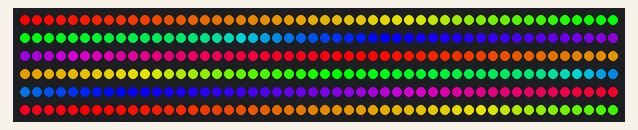
The sketch below on a simulated Arduino Uno, built with avr-gcc and run on an emulated ATmega328P. Shown: 300 RGB LEDs in strip order, left to right, continuing on the next row.

Above: at 0.16 s.
At 4.82 s:
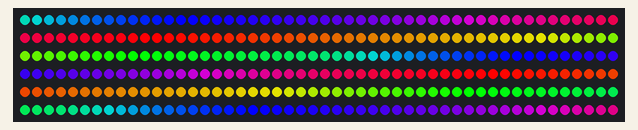
At 9.78 s:
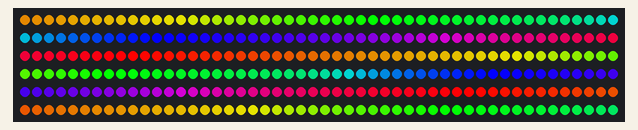
At 19.71 s:
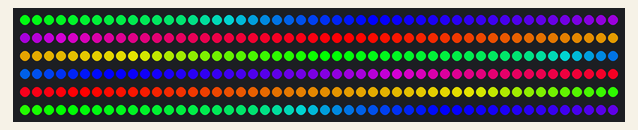
At 29.63 s:
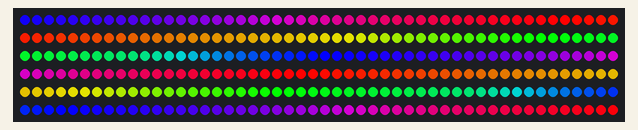
At 39.56 s:
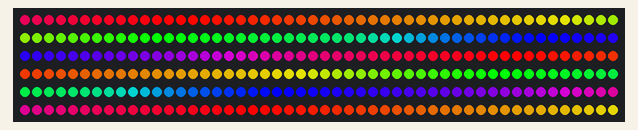

The sketch:

leds.ino
```cpp
#include "FastLED.h"

#define NUM_LEDS 300

#define DATA_PIN 13

CRGB leds[NUM_LEDS];

void setup() {
    FastLED.addLeds<WS2811, DATA_PIN, BRG>(leds, NUM_LEDS);
}

byte index = 0;

void loop() {
   for (short i = 0; i < 300; i++) {
    leds[i] = CHSV((index + i) * 2, 255, 255);
   }
   index++;
   FastLED.show();
   delay(10);
}
```
